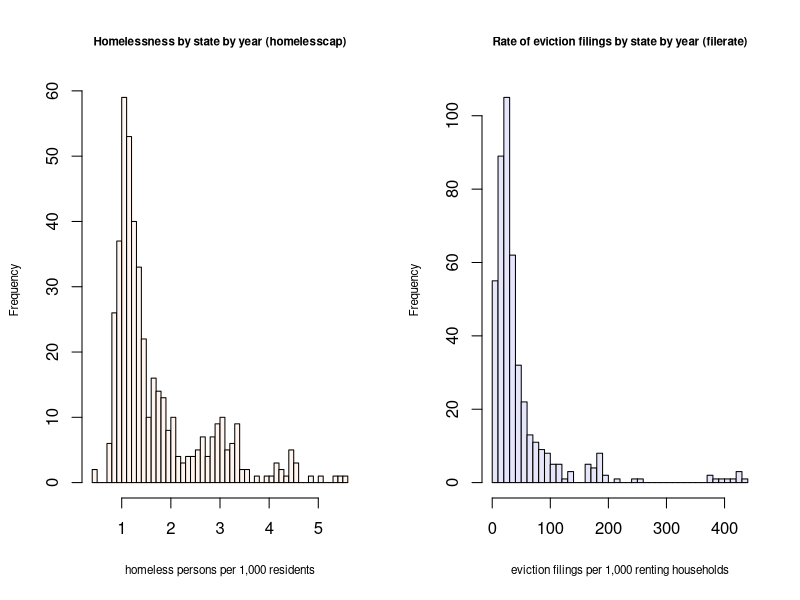
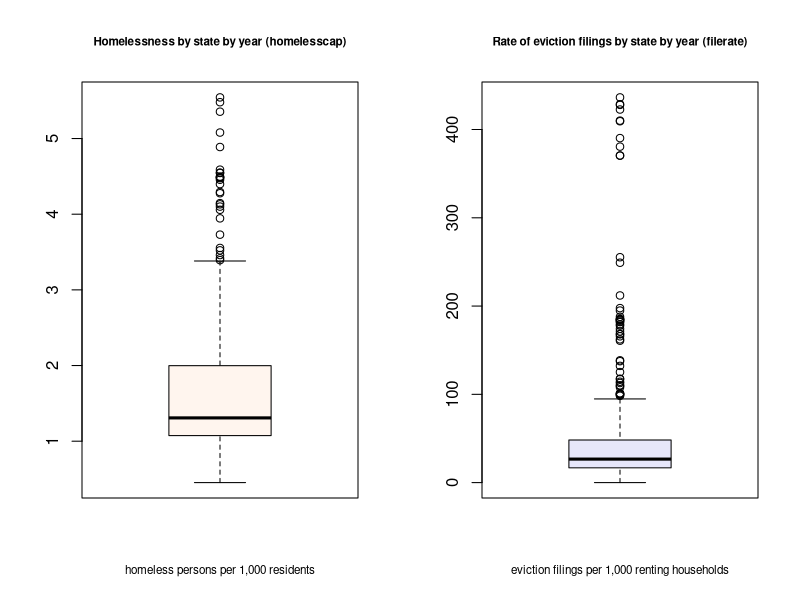
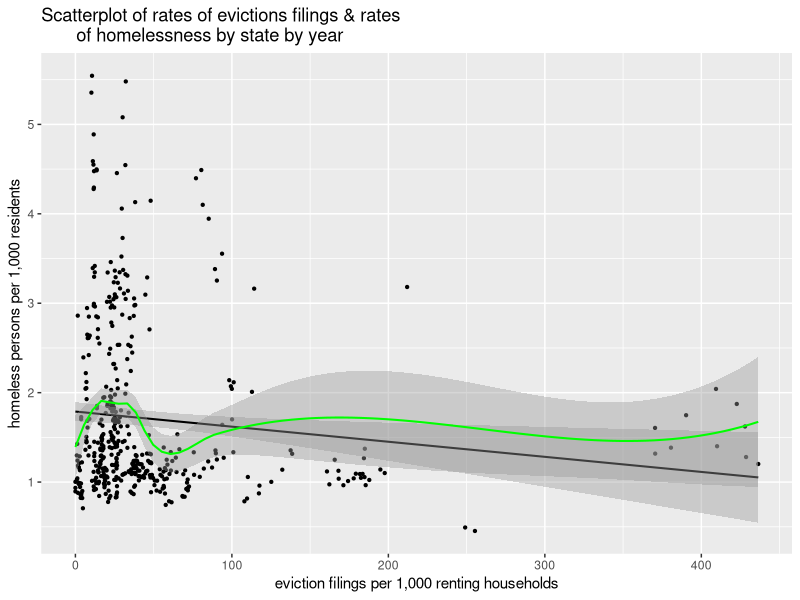

These figures' R source, in order:
library(haven)
library(ggplot2)
data = read_dta("homelesspanel.dta")

head(data)
sumstats = summary(data[c('filerate', 'homelesscap', 'chroniccap', 'red', 'blue')])
print(sumstats)


plot_template = function(data, type = "box", title, label, color = 'seashell') {
  # aesthetic theme for distribution visualizations.
  ## create named list of boxplot func & hist func
  plot_types = list(
    box = function(d) {
      boxplot(d, breaks = 40, 
              main = title, 
              xlab = label, 
              col = color, 
              cex.main = 0.7, 
              cex.lab = 0.7)},
    hist = function(d) {
      hist(d, breaks = 40, 
              main = title, 
              xlab = label, 
              col = color, 
              cex.main = 0.7, 
              cex.lab = 0.7)}
  )
  ## error handling
  if ( !(type %in% names(plot_types)) ) {
    stop("type must be 'box' or 'hist'")
  }
  # choose specified type of plot by indexing plot_types
  plotted = plot_types[[type]]
  plotted(data)
}


hlabel = 'homeless persons per 1,000 residents'
flabel = 'eviction filings per 1,000 renting households'

# visualize distributions of homelesscap & filerate
## side by side histograms
par(mfrow = c(1, 2))

plot_template(data$homelesscap, type = 'hist',
              title = "Homelessness by state by year (homelesscap)",
              label = hlabel)

plot_template(data$filerate, type = 'hist',
              title = 'Rate of eviction filings by state by year (filerate)',
              label = flabel,
              color = 'lavender')

## side by side boxplots
par(mfrow = c(1, 2))

plot_template(data$homelesscap,
              title = "Homelessness by state by year (homelesscap)",
              label = hlabel)

plot_template(data$filerate,
              title = 'Rate of eviction filings by state by year (filerate)',
              label = flabel,
              color = 'lavender')


# visualize relationship between homelesscap & filerate
base = ggplot(data = data, mapping = aes(x = filerate, y = homelesscap))

base + geom_point(size = 0.8) + 
  geom_smooth(method = 'lm', color = 'black', linewidth = .7) +
  geom_smooth(color = 'green', linewidth = .7) +
  labs(title = 'Scatterplot of rates of evictions filings & rates 
       of homelessness by state by year') +
  ylab(hlabel) +
  xlab(flabel)
